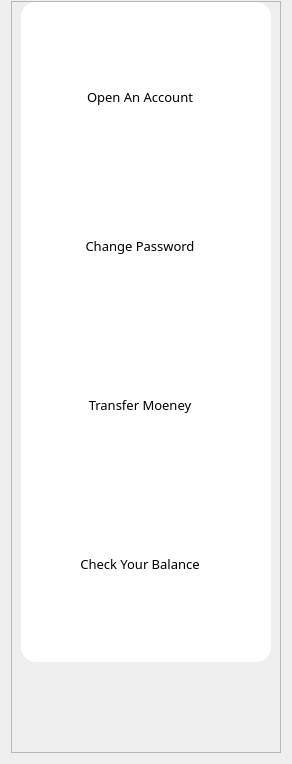
              <widget class="QFrame" name="left">
               <property name="minimumSize">
                <size>
                 <width>0</width>
                 <height>640</height>
                </size>
               </property>
               <property name="maximumSize">
                <size>
                 <width>16777215</width>
                 <height>16777215</height>
                </size>
               </property>
               <layout class="QVBoxLayout" name="menubar">
                <property name="topMargin">
                 <number>1</number>
                </property>
                <item>
                 <widget class="QFrame" name="frame_13">
                  <property name="minimumSize">
                   <size>
                    <width>0</width>
                    <height>640</height>
                   </size>
                  </property>
                  <property name="maximumSize">
                   <size>
                    <width>280</width>
                    <height>16777215</height>
                   </size>
                  </property>
                  <property name="frameShape">
                   <enum>QFrame::StyledPanel</enum>
                  </property>
                  <property name="frameShadow">
                   <enum>QFrame::Raised</enum>
                  </property>
                  <layout class="QVBoxLayout" name="verticalLayout_25">
                   <property name="topMargin">
                    <number>0</number>
                   </property>
                   <property name="bottomMargin">
                    <number>90</number>
                   </property>
                   <item>
                    <widget class="QFrame" name="left_frame">
                     <property name="minimumSize">
                      <size>
                       <width>250</width>
                       <height>660</height>
                      </size>
                     </property>
                     <property name="maximumSize">
                      <size>
                       <width>250</width>
                       <height>16777215</height>
                      </size>
                     </property>
                     <property name="styleSheet">
                      <string notr="true">background-color: rgb(255, 255, 255);border-radius: 15px;
</string>
                     </property>
                     <layout class="QVBoxLayout" name="verticalLayout_24">
                      <item>
                       <widget class="QPushButton" name="Newacc">
                        <property name="minimumSize">
                         <size>
                          <width>220</width>
                          <height>60</height>
                         </size>
                        </property>
                        <property name="maximumSize">
                         <size>
                          <width>180</width>
                          <height>60</height>
                         </size>
                        </property>
                        <property name="font">
                         <font>
                          <family>Meltix Regular Demo</family>
                          <pointsize>10</pointsize>
                          <underline>false</underline>
                          <strikeout>false</strikeout>
                         </font>
                        </property>
                        <property name="cursor">
                         <cursorShape>PointingHandCursor</cursorShape>
                        </property>
                        <property name="styleSheet">
                         <string notr="true"/>
                        </property>
                        <property name="text">
                         <string>Open An Account</string>
                        </property>
                       </widget>
                      </item>
                      <item>
                       <spacer name="verticalSpacer_6">
                        <property name="orientation">
                         <enum>Qt::Vertical</enum>
                        </property>
                        <property name="sizeType">
                         <enum>QSizePolicy::Fixed</enum>
                        </property>
                        <property name="sizeHint" stdset="0">
                         <size>
                          <width>447</width>
                          <height>27</height>
                         </size>
                        </property>
                       </spacer>
                      </item>
                      <item alignment="Qt::AlignLeft">
                       <widget class="QPushButton" name="Changpass">
                        <property name="minimumSize">
                         <size>
                          <width>220</width>
                          <height>60</height>
                         </size>
                        </property>
                        <property name="font">
                         <font>
                          <family>Meltix Regular Demo</family>
                          <pointsize>10</pointsize>
                          <underline>false</underline>
                          <strikeout>false</strikeout>
                         </font>
                        </property>
                        <property name="cursor">
                         <cursorShape>PointingHandCursor</cursorShape>
                        </property>
                        <property name="styleSheet">
                         <string notr="true"/>
                        </property>
                        <property name="text">
                         <string>Change Password</string>
                        </property>
                       </widget>
                      </item>
                      <item>
                       <spacer name="verticalSpacer_3">
                        <property name="orientation">
                         <enum>Qt::Vertical</enum>
                        </property>
                        <property name="sizeType">
                         <enum>QSizePolicy::Fixed</enum>
                        </property>
                        <property name="sizeHint" stdset="0">
                         <size>
                          <width>447</width>
                          <height>37</height>
                         </size>
                        </property>
                       </spacer>
                      </item>
                      <item alignment="Qt::AlignLeft">
                       <widget class="QPushButton" name="Transaction">
                        <property name="minimumSize">
                         <size>
                          <width>220</width>
                          <height>60</height>
                         </size>
                        </property>
                        <property name="font">
                         <font>
                          <family>Meltix Regular Demo</family>
                          <pointsize>10</pointsize>
                          <underline>false</underline>
                          <strikeout>false</strikeout>
                         </font>
                        </property>
                        <property name="cursor">
                         <cursorShape>PointingHandCursor</cursorShape>
                        </property>
                        <property name="styleSheet">
                         <string notr="true"/>
                        </property>
                        <property name="text">
                         <string>Transfer Moeney</string>
                        </property>
                       </widget>
                      </item>
                      <item>
                       <spacer name="verticalSpacer_5">
                        <property name="orientation">
                         <enum>Qt::Vertical</enum>
                        </property>
                        <property name="sizeType">
                         <enum>QSizePolicy::Fixed</enum>
                        </property>
                        <property name="sizeHint" stdset="0">
                         <size>
                          <width>447</width>
                          <height>37</height>
                         </size>
                        </property>
                       </spacer>
                      </item>
                      <item alignment="Qt::AlignLeft">
                       <widget class="QPushButton" name="Balance">
                        <property name="minimumSize">
                         <size>
                          <width>220</width>
                          <height>60</height>
                         </size>
                        </property>
                        <property name="font">
                         <font>
                          <family>Meltix Regular Demo</family>
                          <pointsize>10</pointsize>
                          <underline>false</underline>
                          <strikeout>false</strikeout>
                         </font>
                        </property>
                        <property name="cursor">
                         <cursorShape>PointingHandCursor</cursorShape>
                        </property>
                        <property name="styleSheet">
                         <string notr="true"/>
                        </property>
                        <property name="text">
                         <string>Check Your Balance</string>
                        </property>
                       </widget>
                      </item>
                     </layout>
                    </widget>
                   </item>
                  </layout>
                 </widget>
                </item>
               </layout>
              </widget>
